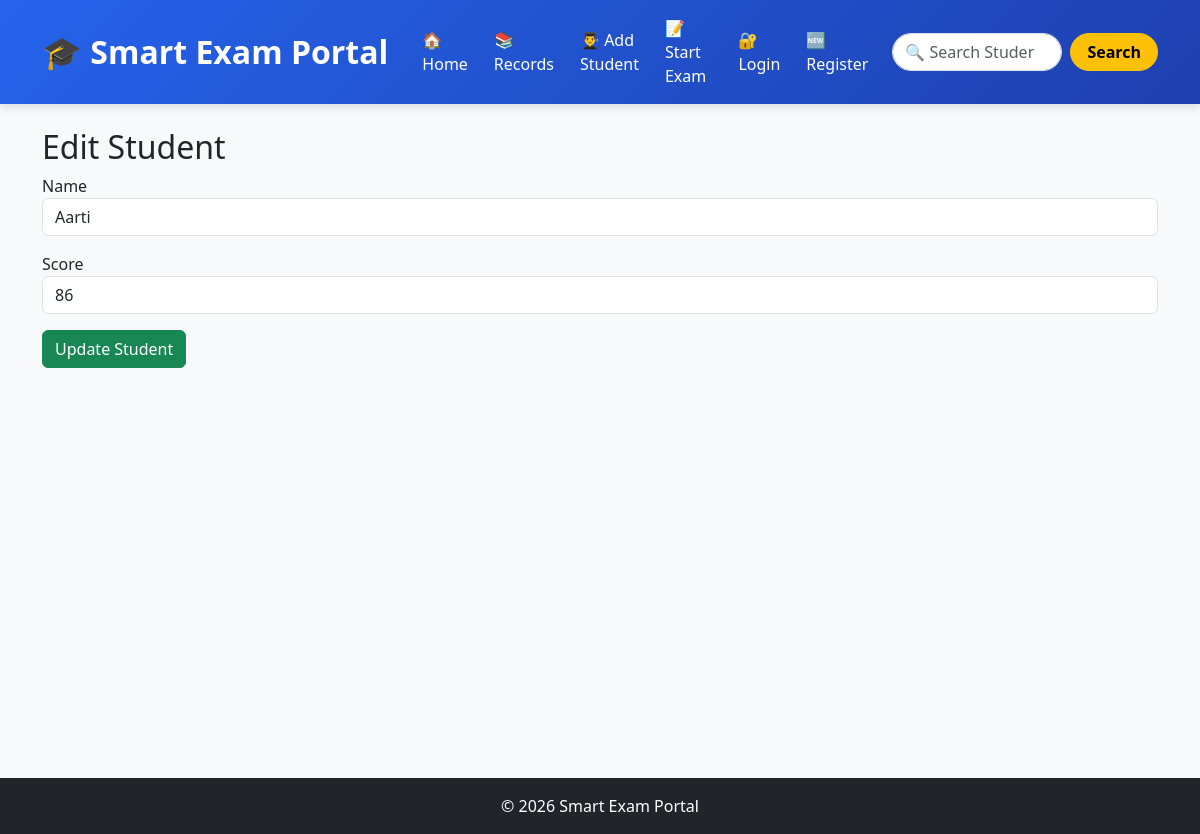
Page /edit/1 on the earlier database version.
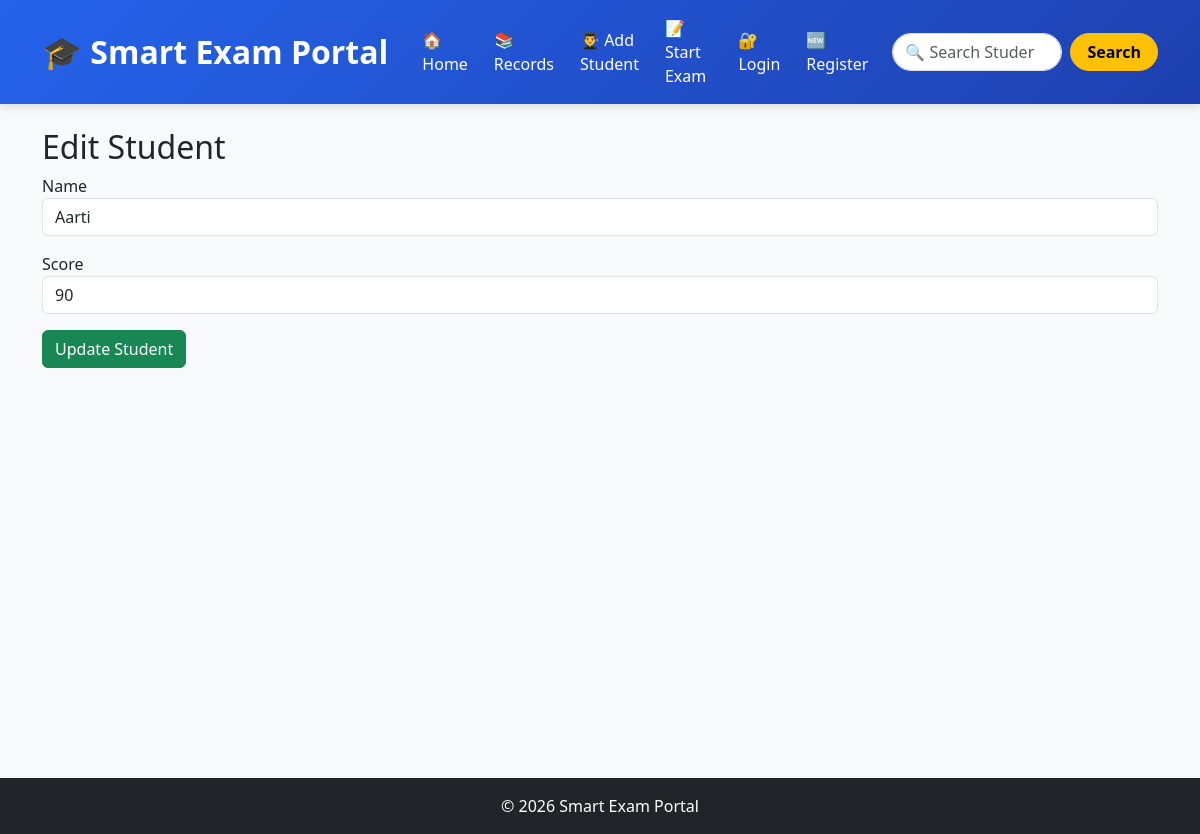
Same page on the later database version.
### tables this page shows
CREATE TABLE students (
    id INTEGER PRIMARY KEY AUTOINCREMENT,
    roll_no INTEGER,
    subject_name TEXT,
    name TEXT,
    score INTEGER,
    percentage REAL,
    exam_date TEXT
);

### smart_exam_portal/app.py (the view, shortened to what this page needs)
@app.route("/edit/<int:roll_no>", methods=["GET", "POST"])
def edit_student(roll_no):
    conn = get_db()
    student = conn.execute(
        "SELECT * FROM students WHERE roll_no=?",
        (roll_no,)
    ).fetchone()
    conn.close()
    return render_template("edit.html", student=student)

### smart_exam_portal/database.py (called while the page is built)
def get_db():
    conn = sqlite3.connect("myproject.db")
    conn.row_factory = sqlite3.Row
    return conn

### smart_exam_portal/templates/edit.html
{% extends "base.html" %}
{% block content %}
<h2>Edit Student</h2>
<form method="POST">
    <div class="mb-3">
        <label>Name</label>
        <input type="text"
               name="name"
               value="{{ student.name }}"
               class="form-control">
    </div>
    <div class="mb-3">
        <label>Score</label>
        <input type="number"
               name="score"
               value="{{ student.score }}"
               class="form-control">
    </div>
    <button type="submit" class="btn btn-success">
        Update Student
    </button>
</form>
{% endblock %}

### smart_exam_portal/templates/base.html (shortened to what this page needs)
<!DOCTYPE html>
<html lang="en">
<head>
    <link href="https://cdn.jsdelivr.net/npm/bootstrap@5.3.3/dist/css/bootstrap.min.css" rel="stylesheet">
</head>
<body>
<nav class="navbar navbar-expand-lg navbar-dark">
    <div class="container">
        <a class="navbar-brand" href="{{ url_for('home') }}">
            🎓 Smart Exam Portal
        </a>
        <div class="collapse navbar-collapse justify-content-end"
             id="navbarContent">
            <ul class="navbar-nav align-items-center">
                <li class="nav-item">
                    <a class="nav-link"
                       href="{{ url_for('home') }}">
                        🏠 Home
                    </a>
                </li>
                <li class="nav-item">
                    <a class="nav-link"
                       href="{{ url_for('records') }}">
                        📚 Records
                    </a>
                </li>
                <li class="nav-item">
                    <a class="nav-link"
                       href="{{ url_for('add_students') }}">
                        👨‍🎓 Add Student
                    </a>
                </li>
                <li class="nav-item">
                    <a class="nav-link"
                       href="{{ url_for('exam') }}">
                        📝 Start Exam
                    </a>
                </li>
                <li class="nav-item">
                    <a class="nav-link"
                       href="{{ url_for('login') }}">
                        🔐 Login
                    </a>
                </li>
                <li class="nav-item">
                    <a class="nav-link"
                       href="{{ url_for('register') }}">
                        🆕 Register
                    </a>
                </li>
            </ul>
            <form class="d-flex ms-lg-3 mt-2 mt-lg-0 position-relative"
                  action="{{ url_for('search') }}"
                  method="GET">
                <input
                    id="searchInput"
                    class="form-control me-2 rounded-pill search-input"
                    type="search"
                    placeholder="🔍 Search Student"
                    name="q"
                    autocomplete="off">
                <button
                    class="btn btn-warning fw-bold rounded-pill px-3 search-btn"
                    type="submit">
                    Search
                </button>
            </form>
        </div>
    </div>
</nav>
<div class="container mt-4 main-content">
    {% block content %}
    {% endblock %}
</div>
<footer class="bg-dark text-white text-center p-3">
    © 2026 Smart Exam Portal
</footer>
</body>
</html>

### smart_exam_portal/templates/base.html (style rules this page uses)
body { background-color:#f8f9fa; }
.navbar { background: linear-gradient(135deg, #2563eb, #1e40af); padding: 8px 0; box-shadow: 0 2px 10px rgba(0,0,0,0.15); }
.navbar-brand { font-size: 32px; font-weight: 700; }
.nav-link { color:white !important; font-weight:500; margin-left:10px; transition: all 0.3s ease; }
.search-input { width:170px; height:38px; }
.search-btn { transition: all 0.3s ease; }
.main-content { min-height:75vh; }
footer { margin-top:50px; }

Differences in the rows shown:
changed students "Aarti": score "86" → "90"
